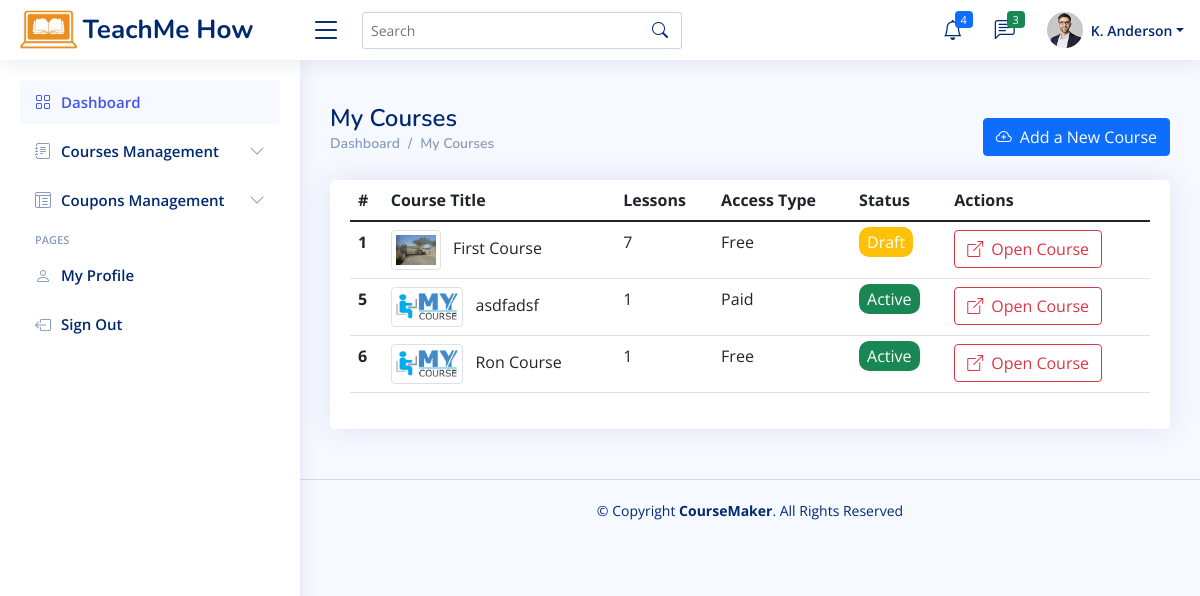
Screenshot of /instructor-all-courses.php with the database file from the repository.
### tables this page shows
CREATE TABLE `courses` (
  `id` int(10) NOT NULL,
  `instructor_id` int(10) NOT NULL,
  `title` varchar(200) NOT NULL,
  `thumbnail` varchar(100) NOT NULL DEFAULT 'default.jpg',
  `access` enum('Free','Registration','Paid') NOT NULL,
  `description` varchar(1000) NOT NULL,
  `draft` tinyint(1) NOT NULL DEFAULT 0,
  `courseID` int(11) NOT NULL,
  `timeLimitType` enum('Without Time Limit','Days','Months','Years') DEFAULT NULL,
  `timeLimitValue` int(5) DEFAULT NULL,
  `registration_required_email` tinyint(1) DEFAULT NULL,
  `registration_required_phone` tinyint(1) DEFAULT NULL,
  `registration_required_address` tinyint(1) DEFAULT NULL,
  `registration_required_tos` tinyint(1) DEFAULT NULL,
  `price` int(5) DEFAULT NULL,
  `paypal_email` varchar(50) DEFAULT NULL,
  `instructor_name` varchar(50) NOT NULL,
  `back_clr` varchar(10) NOT NULL DEFAULT '#ffffff',
  `front_clr` varchar(10) NOT NULL DEFAULT '#000000'
);

### instructor-all-courses.php (the view, shortened to what this page needs)
<?php
    require_once "includes/app.php";
?>
<!DOCTYPE html>
<html lang="en">
<head>
    <?php
        require "includes/head.inc.php";
    ?>
</head>
<body>
    <?=require_once "includes/header.inc.php";?>
  <?=require_once "includes/instructorSideBar.inc.php";?>
  <main id="main" class="main">
      <div class="pagetitle d-flex justify-content-between">
          <div>
              <h1>My Courses</h1>
              <nav>
                  <ol class="breadcrumb">
                      <li class="breadcrumb-item"><a href="<?=ROOT_DIR?>instructorDashboard.php">Dashboard</a></li>
                      <li class="breadcrumb-item">My Courses</li>
                  </ol>
              </nav>
          </div>
          <a class="btn btn-primary" href="instructor-create-course.php"><i class="bi bi-cloud-plus me-2"></i>Add a New Course</a>
      </div>
      <section class="section">
          <div class="row">
              <div class="col-lg-12">
                  <div class="card">
                      <div class="card-body">
                          <table class="table datatable">
                              <thead>
                              <tr>
                                  <th scope="col">#</th>
                                  <th scope="col">Course Title</th>
                                  <th scope="col">Lessons</th>
                                  <th scope="col">Access Type</th>
                                  <th scope="col">Status</th>
                                  <th scope="col">Actions</th>
                              </tr>
                              </thead>
                              <tbody>
                              <?php
                              $sql = "SELECT c.id as coursePrimaryKey, c.title, COUNT(l.course_id) AS total_lessons, c.thumbnail, c.access, c.draft, c.courseID
                                        FROM courses c LEFT JOIN lessons l
                                        ON l.course_id = c.id GROUP BY c.id";
                              $res = mysqli_query($con, $sql);
                              while($row = mysqli_fetch_array($res)){
                                  $badgeClass = $row["draft"]==0 ? "success" : "warning";
                                  $badgeTxt = $row["draft"]==0 ? "Active" : "Draft";
                              ?>
                                  <tr>
                                      <th scope="row"><?=$row["coursePrimaryKey"]?></th>
                                      <td>
                                          <img style="max-height: 40px;" class="me-2 img-thumbnail" src="assets/img/courses-thumnail/<?=$row["thumbnail"]?>?> alt="">
                                          <?=$row["title"]?>
                                      </td>
                                      <td><?=$row["total_lessons"]?></td>
                                      <td><?=$row["access"]?></td>
                                      <td>
                                          <span style="border-radius: 10px" class="bg-<?=$badgeClass?> text-white px-2 py-1"><?=$badgeTxt?></span>
                                      </td>
                                      <td>
                                          <a href="instructor-view-course.php?courseID=<?=$row["coursePrimaryKey"]?>" class="btn btn-outline-danger" data-bs-toggle="tooltip" data-bs-placement="top" title="" data-bs-original-title="Visit Course"><i class="bi bi-box-arrow-up-right me-2"></i>Open Course</a>
                                      </td>
                                  </tr>
                              <?php } ?>
                              </tbody>
                          </table>
                      </div>
                  </div>
              </div>
          </div>
      </section>
  </main>
  <?=require_once "includes/footer.inc.php";?>
</body>
</html>

### assets/css/style.css (style rules this page uses)
:root { scroll-behavior: smooth; }
body { font-family: "Open Sans", sans-serif; background: #f6f9ff; color: #444444; }
a { color: #4154f1; text-decoration: none; }
h1, h2, h3, h4, h5, h6 { font-family: "Nunito", sans-serif; }
#main { margin-top: 60px; padding: 20px 30px; transition: all 0.3s; }
.pagetitle { margin-bottom: 10px; }
.pagetitle h1 { font-size: 24px; margin-bottom: 0; font-weight: 600; color: #012970; }
.card { margin-bottom: 30px; border: none; border-radius: 5px; box-shadow: 0px 0 30px rgba(1, 41, 112, 0.1); overflow: hidden; }
.card-body { padding: 0 20px 20px 20px; }
.breadcrumb { font-size: 14px; font-family: "Nunito", sans-serif; color: #899bbd; font-weight: 600; }
.breadcrumb a { color: #899bbd; transition: 0.3s; }
.breadcrumb .breadcrumb-item::before { color: #899bbd; }
@media (min-width: 1200px) { #main, #footer { margin-left: 300px; } }

### rows the page displays
courses: id "1", thumbnail (picture), title "First Course", total_lessons "7", access "Free", draft "Draft"
courses: id "5", thumbnail (placeholder picture), title "asdfadsf", total_lessons "1", access "Paid", draft "Active"
courses: id "6", thumbnail (placeholder picture), title "Ron Course", total_lessons "1", access "Free", draft "Active"
